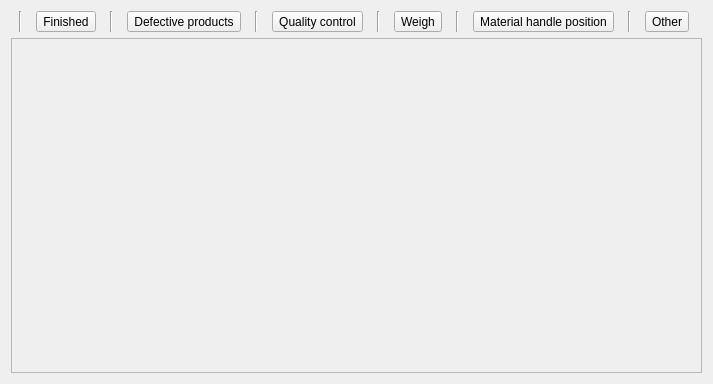
<?xml version="1.0" encoding="UTF-8"?>
<ui version="4.0">
 <class>ICPlacementSettingFrame</class>
 <widget class="QFrame" name="ICPlacementSettingFrame">
  <property name="geometry">
   <rect>
    <x>0</x>
    <y>0</y>
    <width>713</width>
    <height>384</height>
   </rect>
  </property>
  <property name="windowTitle">
   <string>Frame</string>
  </property>
  <property name="frameShape">
   <enum>QFrame::NoFrame</enum>
  </property>
  <property name="frameShadow">
   <enum>QFrame::Plain</enum>
  </property>
  <layout class="QVBoxLayout" name="verticalLayout">
   <item>
    <layout class="QHBoxLayout" name="horizontalLayout">
     <item>
      <widget class="Line" name="line">
       <property name="orientation">
        <enum>Qt::Vertical</enum>
       </property>
      </widget>
     </item>
     <item>
      <widget class="QToolButton" name="finishedToolButton">
       <property name="text">
        <string>Finished</string>
       </property>
      </widget>
     </item>
     <item>
      <widget class="Line" name="line_2">
       <property name="orientation">
        <enum>Qt::Vertical</enum>
       </property>
      </widget>
     </item>
     <item>
      <widget class="QToolButton" name="defectiveProductsToolButton">
       <property name="text">
        <string>Defective products</string>
       </property>
      </widget>
     </item>
     <item>
      <widget class="Line" name="line_3">
       <property name="orientation">
        <enum>Qt::Vertical</enum>
       </property>
      </widget>
     </item>
     <item>
      <widget class="QToolButton" name="qualityControlToolButton">
       <property name="text">
        <string>Quality control</string>
       </property>
      </widget>
     </item>
     <item>
      <widget class="Line" name="line_4">
       <property name="orientation">
        <enum>Qt::Vertical</enum>
       </property>
      </widget>
     </item>
     <item>
      <widget class="QToolButton" name="weighToolButton">
       <property name="text">
        <string>Weigh</string>
       </property>
      </widget>
     </item>
     <item>
      <widget class="Line" name="line_5">
       <property name="orientation">
        <enum>Qt::Vertical</enum>
       </property>
      </widget>
     </item>
     <item>
      <widget class="QToolButton" name="materialHandlePositionToolButton">
       <property name="text">
        <string>Material handle position</string>
       </property>
      </widget>
     </item>
     <item>
      <widget class="Line" name="line_6">
       <property name="orientation">
        <enum>Qt::Vertical</enum>
       </property>
      </widget>
     </item>
     <item>
      <widget class="QToolButton" name="otherToolButton">
       <property name="text">
        <string>Other</string>
       </property>
      </widget>
     </item>
    </layout>
   </item>
   <item>
    <widget class="QFrame" name="placementSettingrame">
     <property name="minimumSize">
      <size>
       <width>0</width>
       <height>300</height>
      </size>
     </property>
     <property name="frameShape">
      <enum>QFrame::StyledPanel</enum>
     </property>
     <property name="frameShadow">
      <enum>QFrame::Raised</enum>
     </property>
    </widget>
   </item>
  </layout>
 </widget>
 <resources/>
 <connections/>
</ui>
